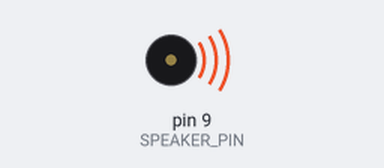
Bench run of a sketch on a simulated Arduino Uno, built with avr-gcc and run on an emulated ATmega328P. Shown: buzzer (waves = sounding).

Above: at 0.5 s.
Timing chart, 0 to 4.6 s (numbered marks = the images above):
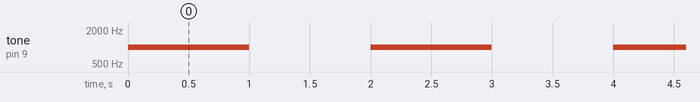

Measured:
- by itself, tone on pin 9 (SPEAKER_PIN): alternates 1000 Hz for 1.0 s and silent for 1.0 s

The sketch:

Speaker_test.ino
```cpp
#define SPEAKER_PIN 9

void setup() {
  pinMode(SPEAKER_PIN, OUTPUT);
}

void loop() {
  // Generate a 1kHz square wave on pin D9
  tone(SPEAKER_PIN, 1000);
  delay(1000);               // Keep the tone on for 1 second

  // Stop the tone output
  noTone(SPEAKER_PIN);
  delay(1000);               // Silence for 1 second
}
```
